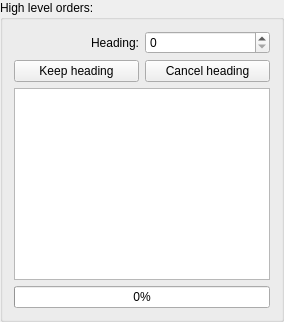
       <widget class="QGroupBox" name="order_groupBox">
        <property name="sizePolicy">
         <sizepolicy hsizetype="Fixed" vsizetype="Preferred">
          <horstretch>0</horstretch>
          <verstretch>0</verstretch>
         </sizepolicy>
        </property>
        <property name="title">
         <string notr="true">High level orders:</string>
        </property>
        <layout class="QGridLayout" name="gridLayout_2" rowstretch="0,0,0,0,0,0,0" columnstretch="0,0,0">
         <property name="sizeConstraint">
          <enum>QLayout::SetMinimumSize</enum>
         </property>
         <item row="6" column="1" colspan="2">
          <widget class="QProgressBar" name="order_progressBar">
           <property name="enabled">
            <bool>true</bool>
           </property>
           <property name="value">
            <number>0</number>
           </property>
          </widget>
         </item>
         <item row="5" column="1" colspan="2">
          <widget class="QPlainTextEdit" name="notifications_plainTextEdit">
           <property name="sizePolicy">
            <sizepolicy hsizetype="Fixed" vsizetype="Expanding">
             <horstretch>0</horstretch>
             <verstretch>0</verstretch>
            </sizepolicy>
           </property>
           <property name="maximumSize">
            <size>
             <width>16777215</width>
             <height>16777215</height>
            </size>
           </property>
           <property name="readOnly">
            <bool>true</bool>
           </property>
          </widget>
         </item>
         <item row="1" column="1">
          <widget class="QLabel" name="label_8">
           <property name="text">
            <string>Heading:</string>
           </property>
           <property name="alignment">
            <set>Qt::AlignRight|Qt::AlignTrailing|Qt::AlignVCenter</set>
           </property>
          </widget>
         </item>
         <item row="1" column="2">
          <layout class="QHBoxLayout" name="horizontalLayout_5">
           <item>
            <widget class="QSpinBox" name="orientation_spinBox">
             <property name="minimum">
              <number>0</number>
             </property>
             <property name="maximum">
              <number>360</number>
             </property>
            </widget>
           </item>
          </layout>
         </item>
         <item row="2" column="2">
          <widget class="QPushButton" name="cancelOrder_pushButton">
           <property name="enabled">
            <bool>true</bool>
           </property>
           <property name="text">
            <string>Cancel heading</string>
           </property>
          </widget>
         </item>
         <item row="2" column="1">
          <widget class="QPushButton" name="sendOrder_pushButton">
           <property name="text">
            <string>Keep heading</string>
           </property>
          </widget>
         </item>
        </layout>
       </widget>
